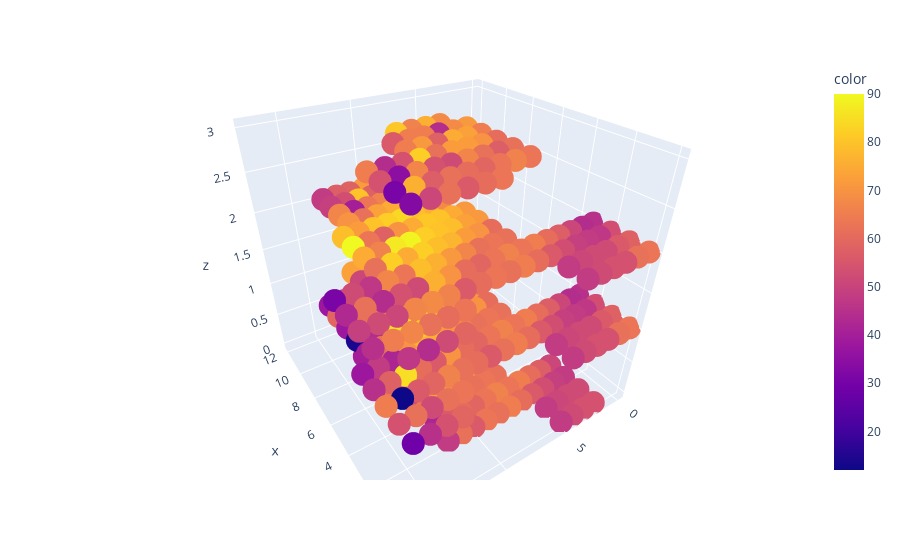

The notebook cell saved with this chart:
### Code cell
import plotly.express as px
fig = px.scatter_3d(df, x='x', y='y', z='z',
              color='color')
fig.show()

### Figure 1 — Plotly figure (JSON) as saved in the notebook; plotly's stock layout.template omitted (floating-point values rounded to 4 significant figures; data arrays with more than 128 entries replaced by an {"elided": "..."} marker saying what was removed)
{"data": [{"hoverlabel": {"namelength": 0}, "hovertemplate": "x=%{x}<br>y=%{y}<br>z=%{z}<br>color=%{marker.color}", "legendgroup": "", "marker": {"color": {"elided": "381 int values"}, "coloraxis": "coloraxis", "symbol": "circle"}, "mode": "markers", "name": "", "scene": "scene", "showlegend": false, "type": "scatter3d", "x": {"elided": "381 int values"}, "y": {"elided": "381 int values"}, "z": {"elided": "381 int values"}}], "layout": {"autosize": true, "coloraxis": {"colorbar": {"title": {"text": "color"}}, "colorscale": [[0, "#0d0887"], [0.1111, "#46039f"], [0.2222, "#7201a8"], [0.3333, "#9c179e"], [0.4444, "#bd3786"], [0.5556, "#d8576b"], [0.6667, "#ed7953"], [0.7778, "#fb9f3a"], [0.8889, "#fdca26"], [1, "#f0f921"]]}, "legend": {"tracegroupgap": 0}, "margin": {"t": 60}, "scene": {"aspectmode": "auto", "aspectratio": {"x": 1, "y": 1, "z": 1}, "camera": {"center": {"x": 0, "y": 0, "z": 0}, "eye": {"x": -1.265, "y": 0.8377, "z": 0.9995}, "projection": {"type": "perspective"}, "up": {"x": 0, "y": 0, "z": 1}}, "domain": {"x": [0, 1], "y": [0, 1]}, "xaxis": {"title": {"text": "x"}, "type": "linear"}, "yaxis": {"title": {"text": "y"}, "type": "linear"}, "zaxis": {"title": {"text": "z"}, "type": "linear"}}}}
